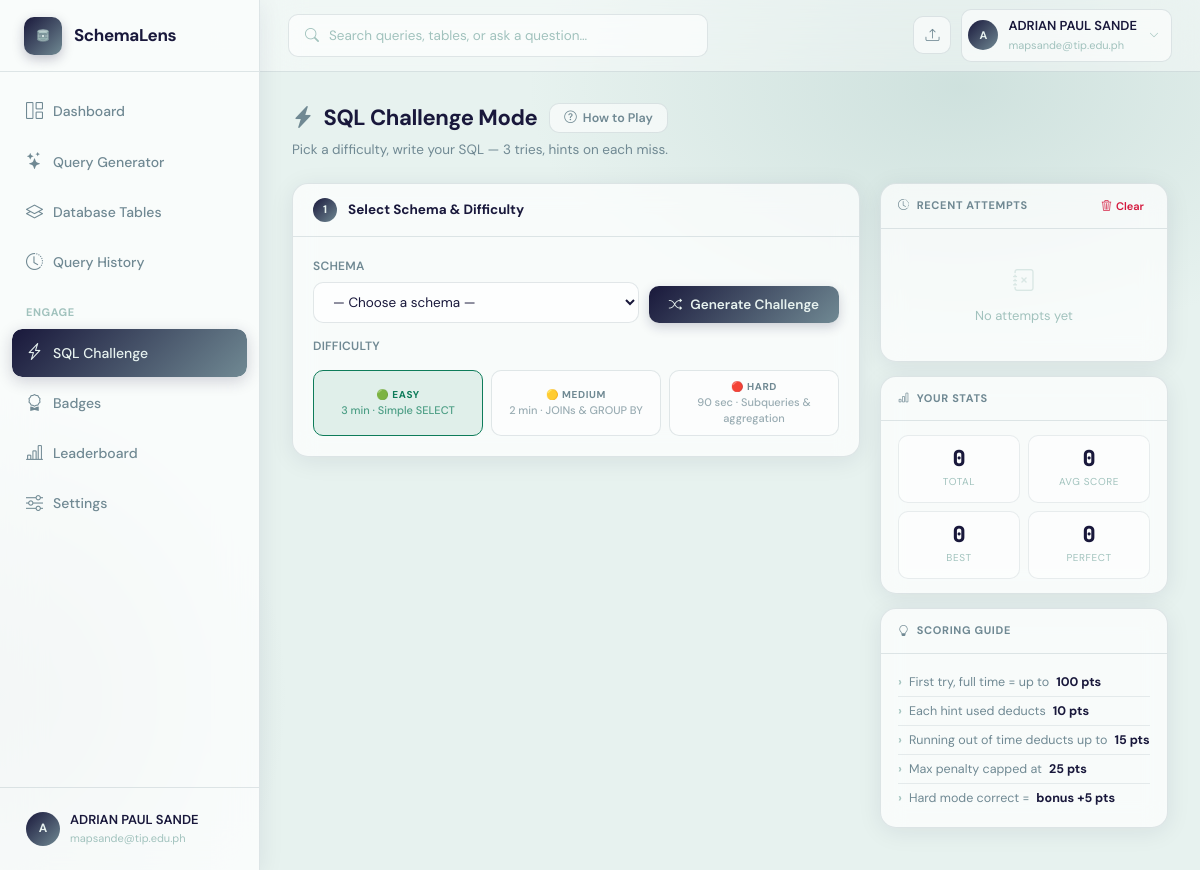
The app's page /challenge (signed in), older data.
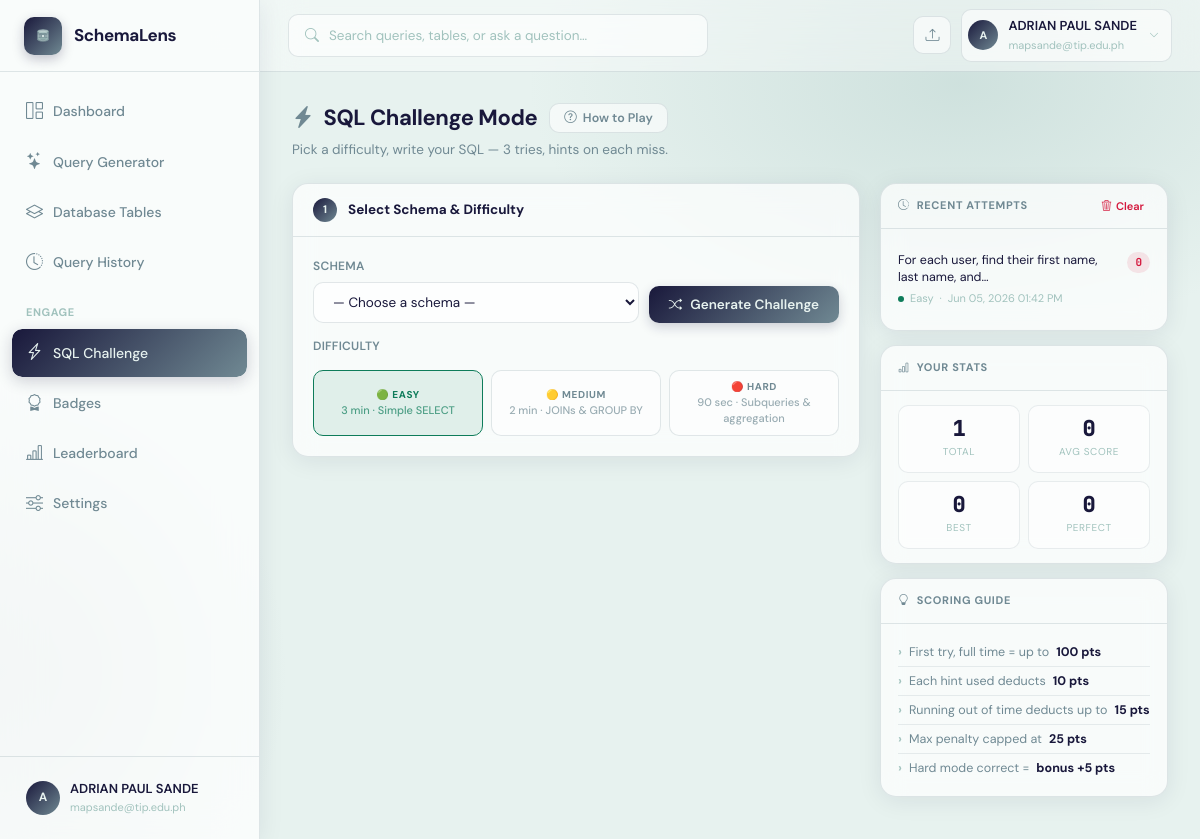
The same page, newer data.
### app.py (models this page shows)
class ChallengeAttempt(db.Model):
    __tablename__ = "challenge_attempts"
    id            = db.Column(db.Integer, primary_key=True)
    user_id       = db.Column(db.Integer, db.ForeignKey("users.id"), nullable=False)
    schema_id     = db.Column(db.Integer, db.ForeignKey("schema_uploads.id"), nullable=True)
    prompt        = db.Column(db.Text, nullable=False)
    expected_sql  = db.Column(db.Text, default="")
    user_sql      = db.Column(db.Text, default="")
    score         = db.Column(db.Integer, default=0)
    feedback      = db.Column(db.Text, default="")
    attempted_at  = db.Column(db.DateTime, default=datetime.datetime.utcnow)

### app.py (the view)
@app.route("/challenge")
@login_required
def challenge_page():
    schemas = SchemaUpload.query.filter_by(user_id=current_user.id).all()
    selected_schema = None
    preselect_id = request.args.get("schema_id")
    if preselect_id:
        selected_schema = SchemaUpload.query.filter_by(
            id=preselect_id, user_id=current_user.id).first()
    recent_attempts = (
        ChallengeAttempt.query
        .filter_by(user_id=current_user.id)
        .order_by(ChallengeAttempt.attempted_at.desc())
        .limit(5)
        .all()
    )
    all_attempts = ChallengeAttempt.query.filter_by(user_id=current_user.id).all()
    total_attempts = len(all_attempts)
    scores = [a.score for a in all_attempts if a.score is not None]
    avg_score    = round(sum(scores) / len(scores)) if scores else 0
    best_score   = max(scores) if scores else 0
    perfect_count = sum(1 for s in scores if s >= 90)
    return render_template(
        "challenges.html",
        schemas=schemas,
        selected_schema=selected_schema,
        recent_attempts=recent_attempts,
        total_attempts=total_attempts,
        avg_score=avg_score,
        best_score=best_score,
        perfect_count=perfect_count,
    )

### app.py (called while the page is built)
@login_manager.user_loader
def load_user(user_id):
    return db.session.get(User, int(user_id))

@app.template_filter('ph_time')
def ph_time_filter(dt):
    if not dt:
        return ''
    if isinstance(dt, str):
        try:
            dt = datetime.datetime.fromisoformat(dt)
        except Exception:
            return dt
    if dt.tzinfo is None:
        dt = dt.replace(tzinfo=datetime.timezone.utc)
    ph_tz = datetime.timezone(datetime.timedelta(hours=8))
    dt_ph = dt.astimezone(ph_tz)
    return dt_ph.strftime('%b %d, %Y %I:%M %p')

### templates/challenges.html (shortened to what the changed rows need)
{% extends "base.html" %}
{% block content %}
<div class="pg-head fade-in">
  <div class="pg-head-row" style="margin-bottom:4px;">
    <h1 style="margin-bottom:0;">
      <i class="bi bi-lightning-charge-fill" style="color:var(--primary-mid)"></i>
      SQL Challenge Mode
    </h1>
  </div>
</div>
<div class="ch-layout">
  <div>
    <div class="side-card fade-in fade-in-2">
      <div class="side-body" id="recentAttemptsBody">
        {% if recent_attempts %}
          {% for a in recent_attempts %}
          <div class="att-item">
            <div class="att-row">
              <div class="att-txt">{{ a.prompt[:52] }}{% if a.prompt|length > 52 %}…{% endif %}</div>
              <span class="att-pill {% if a.score >= 80 %}ap-g{% elif a.score >= 50 %}ap-w{% else %}ap-r{% endif %}">{{ a.score }}</span>
            </div>
            <div class="att-meta">
              {% set diff = a.difficulty if a.difficulty else 'easy' %}
              <span class="diff-pip dp-{{ diff }}"></span>
              <span style="text-transform:capitalize;">{{ diff }}</span>
              <span>·</span>
              <span>{{ a.attempted_at | ph_time }}</span>
            </div>
          </div>
          {% endfor %}
        {% else %}
          <div class="empty-att" id="noAttempts">
            <i class="bi bi-journal-x"></i>No attempts yet
          </div>
        {% endif %}
      </div>
    </div>
    <div class="side-card fade-in fade-in-3">
      <div class="side-body">
        <div class="stats-2x2">
          <div class="sbox"><div class="sv">{{ total_attempts }}</div><div class="sl">Total</div></div>
        </div>
      </div>
    </div>
  </div>
</div>
{% endblock %}

Row changes from the older to the newer data that the page shows:
added ChallengeAttempt: prompt "For each user, find their first name, last name, and", score "0", diff "Easy", attempted_at|ph_time "Jun 05, 2026 01:42 PM"
Text that changed along with them:
{{ total_attempts }}: "0" → "1"
text no longer shown: "No attempts yet"
